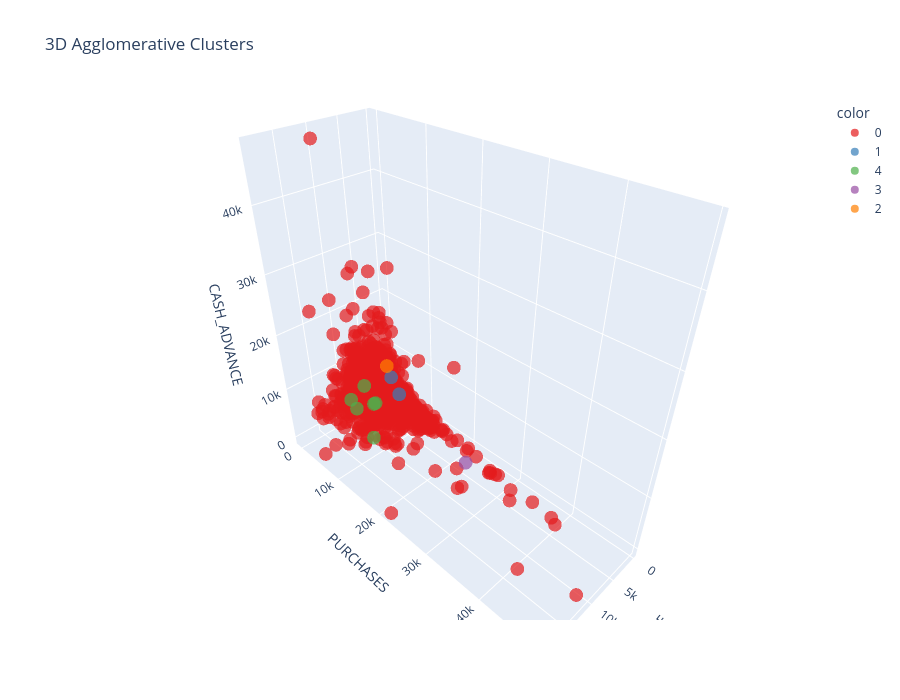

The notebook cell this image was saved under:
### Code cell
# 3D Scatter plot: BALANCE vs PURCHASES vs CASH_ADVANCE, coloured by Agg_Cluster.
fig = px.scatter_3d(
    df,
    x="BALANCE",
    y="PURCHASES",
    z="CASH_ADVANCE",
    color=df["Agg_Cluster"].astype(str),
    title="3D Agglomerative Clusters",
    opacity=0.7,
    color_discrete_sequence=px.colors.qualitative.Set1
)

fig.update_layout(
    width=900,
    height=700
)

fig.show()

### Figure 1 — Plotly figure (JSON) as saved in the notebook; plotly's stock layout.template omitted (floating-point values rounded to 4 significant figures; data arrays with more than 128 entries replaced by an {"elided": "..."} marker saying what was removed)
{"data": [{"hovertemplate": "color=0<br>BALANCE=%{x}<br>PURCHASES=%{y}<br>CASH_ADVANCE=%{z}<extra></extra>", "legendgroup": "0", "marker": {"color": "rgb(228,26,28)", "opacity": 0.7, "symbol": "circle"}, "mode": "markers", "name": "0", "scene": "scene", "showlegend": true, "type": "scatter3d", "x": {"elided": "8940 float values"}, "y": {"elided": "8940 float values"}, "z": {"elided": "8940 float values"}}, {"hovertemplate": "color=1<br>BALANCE=%{x}<br>PURCHASES=%{y}<br>CASH_ADVANCE=%{z}<extra></extra>", "legendgroup": "1", "marker": {"color": "rgb(55,126,184)", "opacity": 0.7, "symbol": "circle"}, "mode": "markers", "name": "1", "scene": "scene", "showlegend": true, "type": "scatter3d", "x": [8.641, 1.632], "y": [0.0, 1986.0], "z": [2777.0, 0.0]}, {"hovertemplate": "color=4<br>BALANCE=%{x}<br>PURCHASES=%{y}<br>CASH_ADVANCE=%{z}<extra></extra>", "legendgroup": "4", "marker": {"color": "rgb(77,175,74)", "opacity": 0.7, "symbol": "circle"}, "mode": "markers", "name": "4", "scene": "scene", "showlegend": true, "type": "scatter3d", "x": [10570.0, 4976.0, 4628.0, 8039.0, 6022.0, 9025.0], "y": [7739.0, 900.9, 912.5, 0.0, 0.0, 0.0], "z": [0.0, 0.0, 0.0, 197.9, 4111.0, 2750.0]}, {"hovertemplate": "color=3<br>BALANCE=%{x}<br>PURCHASES=%{y}<br>CASH_ADVANCE=%{z}<extra></extra>", "legendgroup": "3", "marker": {"color": "rgb(152,78,163)", "opacity": 0.7, "symbol": "circle"}, "mode": "markers", "name": "3", "scene": "scene", "showlegend": true, "type": "scatter3d", "x": [4061.0], "y": [22500.0], "z": [0.0]}, {"hovertemplate": "color=2<br>BALANCE=%{x}<br>PURCHASES=%{y}<br>CASH_ADVANCE=%{z}<extra></extra>", "legendgroup": "2", "marker": {"color": "rgb(255,127,0)", "opacity": 0.7, "symbol": "circle"}, "mode": "markers", "name": "2", "scene": "scene", "showlegend": true, "type": "scatter3d", "x": [795.5], "y": [0.0], "z": [5677.0]}], "layout": {"height": 700, "legend": {"title": {"text": "color"}, "tracegroupgap": 0}, "scene": {"domain": {"x": [0, 1], "y": [0, 1]}, "xaxis": {"title": {"text": "BALANCE"}}, "yaxis": {"title": {"text": "PURCHASES"}}, "zaxis": {"title": {"text": "CASH_ADVANCE"}}}, "title": {"text": "3D Agglomerative Clusters"}, "width": 900}}
